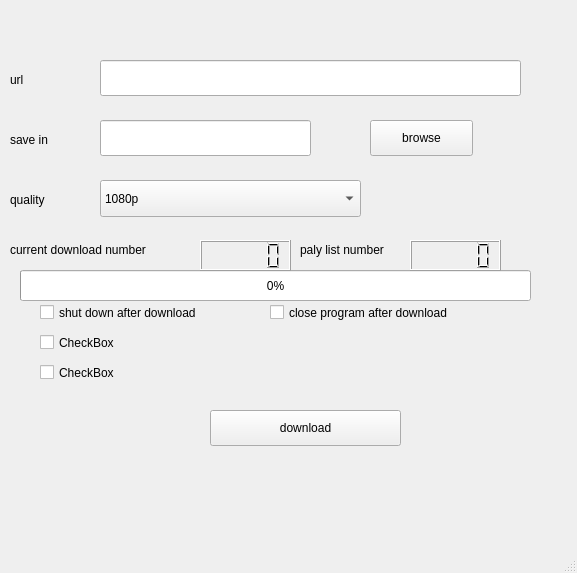
<?xml version="1.0" encoding="UTF-8"?>
<ui version="4.0">
 <class>MainWindow</class>
 <widget class="QMainWindow" name="MainWindow">
  <property name="geometry">
   <rect>
    <x>0</x>
    <y>0</y>
    <width>577</width>
    <height>573</height>
   </rect>
  </property>
  <property name="windowTitle">
   <string>MainWindow</string>
  </property>
  <widget class="QWidget" name="centralwidget">
   <widget class="KLineEdit" name="klineedit">
    <property name="geometry">
     <rect>
      <x>100</x>
      <y>60</y>
      <width>421</width>
      <height>36</height>
     </rect>
    </property>
    <property name="text">
     <string/>
    </property>
   </widget>
   <widget class="QLabel" name="label">
    <property name="geometry">
     <rect>
      <x>10</x>
      <y>70</y>
      <width>66</width>
      <height>19</height>
     </rect>
    </property>
    <property name="text">
     <string>url</string>
    </property>
   </widget>
   <widget class="QLabel" name="label_2">
    <property name="geometry">
     <rect>
      <x>10</x>
      <y>130</y>
      <width>66</width>
      <height>19</height>
     </rect>
    </property>
    <property name="text">
     <string>save in</string>
    </property>
   </widget>
   <widget class="KLineEdit" name="klineedit_2">
    <property name="geometry">
     <rect>
      <x>100</x>
      <y>120</y>
      <width>211</width>
      <height>36</height>
     </rect>
    </property>
   </widget>
   <widget class="QLabel" name="label_3">
    <property name="geometry">
     <rect>
      <x>10</x>
      <y>190</y>
      <width>66</width>
      <height>19</height>
     </rect>
    </property>
    <property name="text">
     <string>quality</string>
    </property>
   </widget>
   <widget class="QProgressBar" name="progressBar">
    <property name="geometry">
     <rect>
      <x>20</x>
      <y>270</y>
      <width>511</width>
      <height>31</height>
     </rect>
    </property>
    <property name="value">
     <number>0</number>
    </property>
   </widget>
   <widget class="QLabel" name="label_4">
    <property name="geometry">
     <rect>
      <x>10</x>
      <y>240</y>
      <width>180</width>
      <height>19</height>
     </rect>
    </property>
    <property name="text">
     <string>current download number</string>
    </property>
   </widget>
   <widget class="QLabel" name="label_5">
    <property name="geometry">
     <rect>
      <x>300</x>
      <y>240</y>
      <width>101</width>
      <height>19</height>
     </rect>
    </property>
    <property name="text">
     <string>paly list number</string>
    </property>
   </widget>
   <widget class="QPushButton" name="pushButton">
    <property name="geometry">
     <rect>
      <x>210</x>
      <y>410</y>
      <width>191</width>
      <height>36</height>
     </rect>
    </property>
    <property name="text">
     <string>download</string>
    </property>
   </widget>
   <widget class="QPushButton" name="pushButton_2">
    <property name="geometry">
     <rect>
      <x>370</x>
      <y>120</y>
      <width>103</width>
      <height>36</height>
     </rect>
    </property>
    <property name="text">
     <string>browse</string>
    </property>
   </widget>
   <widget class="QComboBox" name="comboBox">
    <property name="geometry">
     <rect>
      <x>100</x>
      <y>180</y>
      <width>261</width>
      <height>37</height>
     </rect>
    </property>
    <item>
     <property name="text">
      <string>1080p</string>
     </property>
    </item>
    <item>
     <property name="text">
      <string>720p</string>
     </property>
    </item>
    <item>
     <property name="text">
      <string>480p</string>
     </property>
    </item>
    <item>
     <property name="text">
      <string>360p</string>
     </property>
    </item>
    <item>
     <property name="text">
      <string>240p</string>
     </property>
    </item>
    <item>
     <property name="text">
      <string>144p</string>
     </property>
    </item>
   </widget>
   <widget class="QLCDNumber" name="lcdNumber">
    <property name="geometry">
     <rect>
      <x>410</x>
      <y>240</y>
      <width>91</width>
      <height>31</height>
     </rect>
    </property>
   </widget>
   <widget class="QLCDNumber" name="lcdNumber_2">
    <property name="geometry">
     <rect>
      <x>200</x>
      <y>240</y>
      <width>91</width>
      <height>31</height>
     </rect>
    </property>
   </widget>
   <widget class="QCheckBox" name="checkBox">
    <property name="geometry">
     <rect>
      <x>40</x>
      <y>300</y>
      <width>221</width>
      <height>25</height>
     </rect>
    </property>
    <property name="text">
     <string>shut down after download</string>
    </property>
   </widget>
   <widget class="QCheckBox" name="checkBox_2">
    <property name="geometry">
     <rect>
      <x>40</x>
      <y>330</y>
      <width>97</width>
      <height>25</height>
     </rect>
    </property>
    <property name="text">
     <string>CheckBox</string>
    </property>
   </widget>
   <widget class="QCheckBox" name="checkBox_3">
    <property name="geometry">
     <rect>
      <x>40</x>
      <y>360</y>
      <width>97</width>
      <height>25</height>
     </rect>
    </property>
    <property name="text">
     <string>CheckBox</string>
    </property>
   </widget>
   <widget class="QCheckBox" name="checkBox_4">
    <property name="geometry">
     <rect>
      <x>270</x>
      <y>300</y>
      <width>231</width>
      <height>25</height>
     </rect>
    </property>
    <property name="text">
     <string>close program after download</string>
    </property>
   </widget>
  </widget>
  <widget class="QMenuBar" name="menubar">
   <property name="geometry">
    <rect>
     <x>0</x>
     <y>0</y>
     <width>577</width>
     <height>29</height>
    </rect>
   </property>
  </widget>
  <widget class="QStatusBar" name="statusbar"/>
 </widget>
 <customwidgets>
  <customwidget>
   <class>KLineEdit</class>
   <extends>QLineEdit</extends>
   <header>klineedit.h</header>
  </customwidget>
 </customwidgets>
 <resources/>
 <connections>
  <connection>
   <sender>klineedit</sender>
   <signal>textChanged(QString)</signal>
   <receiver>lcdNumber_2</receiver>
   <slot>display(QString)</slot>
   <hints>
    <hint type="sourcelabel">
     <x>224</x>
     <y>114</y>
    </hint>
    <hint type="destinationlabel">
     <x>255</x>
     <y>281</y>
    </hint>
   </hints>
  </connection>
 </connections>
</ui>
